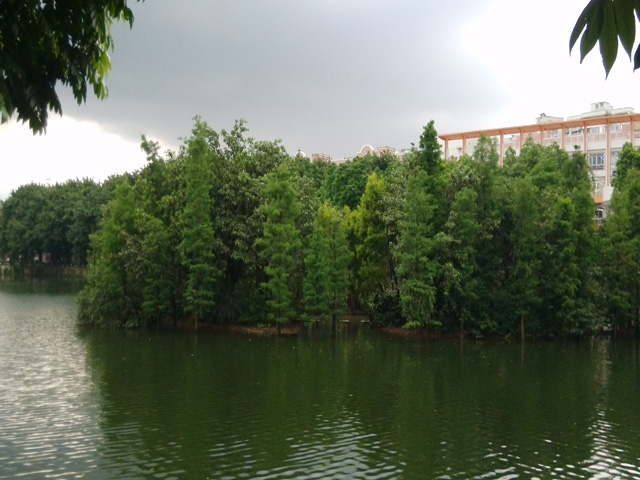
#> input picture AddPic2ToPic1/1.jpg, 640 x 480 px, given in place of the camera
$ python SoundCamera.py
#> lines starting #> are read from the running program, lines starting #| are printed output that depends on the picture; after the words box and inside, x2 and y2 are one past the last pixel; in counts of white or black regions, pixels touching at a corner belong together
import numpy as np
import cv2
print( cv2.__version__ )

cap = cv2.VideoCapture(0)

# 创建窗口
cv2.namedWindow('Sound Camera Rec...')

# [8 lines of commented-out code are left out]
cv2.createTrackbar('Brightness', 'Sound Camera Rec...', -10, 64, lambda v: cap.set(cv2.CAP_PROP_BRIGHTNESS, int(v) ) )
cv2.setTrackbarMin('Brightness', 'Sound Camera Rec...', -64)

# print(cap.get(cv2.CAP_PROP_BRIGHTNESS))
cv2.createTrackbar('CONTRAST', 'Sound Camera Rec...', 0, 95, lambda v: cap.set(cv2.CAP_PROP_CONTRAST, int(v) ) )
cv2.setTrackbarMin('CONTRAST', 'Sound Camera Rec...', 0)

# print(cap.get(cv2.CAP_PROP_BRIGHTNESS))
cv2.createTrackbar('SATURATION', 'Sound Camera Rec...', 66, 255, lambda v: cap.set(cv2.CAP_PROP_SATURATION, int(v) ) )
cv2.setTrackbarMin('SATURATION', 'Sound Camera Rec...', 0)

# print(cap.get(cv2.CAP_PROP_BRIGHTNESS))
cv2.createTrackbar('EXPOSURE', 'Sound Camera Rec...', -6, 0, lambda v: cap.set(cv2.CAP_PROP_EXPOSURE, int(v) ) )
cv2.setTrackbarMin('EXPOSURE', 'Sound Camera Rec...', -13)

# print(cap.get(cv2.CAP_PROP_BRIGHTNESS))
cv2.createTrackbar('WB_TEMPERATURE', 'Sound Camera Rec...', 5300, 6500, lambda v: cap.set(cv2.CAP_PROP_WB_TEMPERATURE, int(v) ) )
cv2.setTrackbarMin('WB_TEMPERATURE', 'Sound Camera Rec...', 2800)

# print(cap.get(cv2.CAP_PROP_BRIGHTNESS))
cv2.createTrackbar('FOCUS', 'Sound Camera Rec...', 500, 1023, lambda v: cap.set(cv2.CAP_PROP_FOCUS, int(v) ) )
cv2.setTrackbarMin('FOCUS', 'Sound Camera Rec...', 0)


# cv2.error: OpenCV(4.5.5) D:\code\opencv\opencv-4.5.5\modules\highgui\src\window.cpp:1221: error: (-213:The function/feature is not implemented) The library is compiled without QT support in function 'cv::createButton'
# cv2.createButton(buttonName='AUTOFOCUS', lambda v: cap.set(cv2.CAP_PROP_AUTOFOCUS, bool(v)), None, cv2.QT_PUSH_BUTTON,1)
# def back(*args):
#     pass

# cv2.createButton("AUTOFOCUS",back,None,cv2.QT_PUSH_BUTTON,1)


# Define the codec and create VideoWriter object
fourcc = cv2.VideoWriter_fourcc('H', '2', '6', '5')
out = cv2.VideoWriter('../temp/mix-sound-camera.mp4', fourcc, 20.0, (640, 480))


if not cap.isOpened():
    print("Cannot open camera")
    exit()
while True:

    e1 = cv2.getTickCount()

    # Capture frame-by-frame
    ret, frame = cap.read()
#> frame is the input picture: shape (480, 640, 3); mean B, G, R 90.3, 109.7, 100.2
    # if frame is read correctly ret is True
    if not ret:
      print("Can't receive frame (stream end?). Exiting ...")
      break
    # Our operations on the frame come here
    # gray = cv2.cvtColor(frame, cv2.COLOR_BGR2GRAY)

    sound_origin = cv2.imread(filename='Pic2_640_480.png', flags=-1)
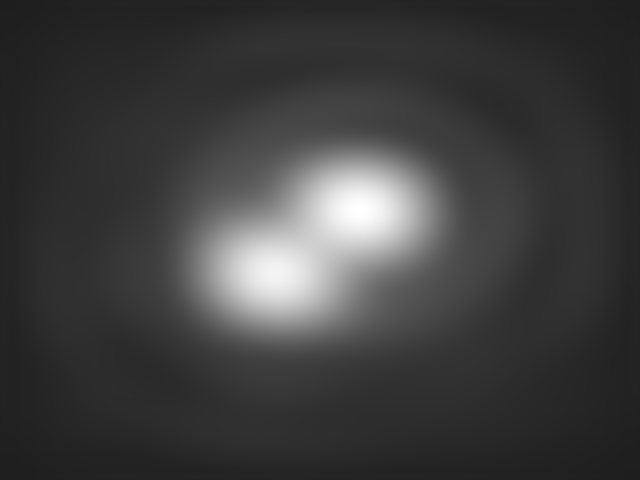
#> input picture Pic2_640_480.png, 640 x 480 px
#> sound_origin is the input picture: shape (480, 640); min 30, max 255, mean 62.2
    sound_jet = cv2.applyColorMap(src=sound_origin, colormap=cv2.COLORMAP_JET)
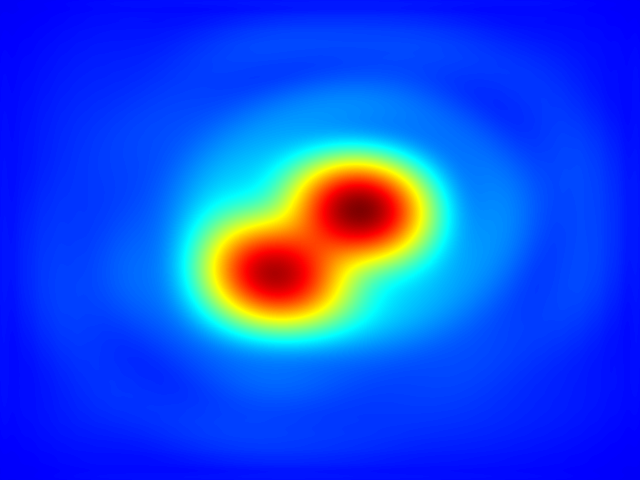
#> sound_jet: shape (480, 640, 3); mean B, G, R 231.9, 76.8, 22.3

    # just for test
    # # mix_image = cv2.add(src1=frame, src2=sound_jet)

    # I want to put logo on top-left corner, So I create a ROI
    rows,cols = sound_origin.shape
#> rows = 480; cols = 640
    roi = frame[0:rows, 0:cols]

    # Now create a mask of logo and create its inverse mask also
    img2gray = sound_origin
    ret, mask = cv2.threshold(img2gray, 180, 255, cv2.THRESH_BINARY)
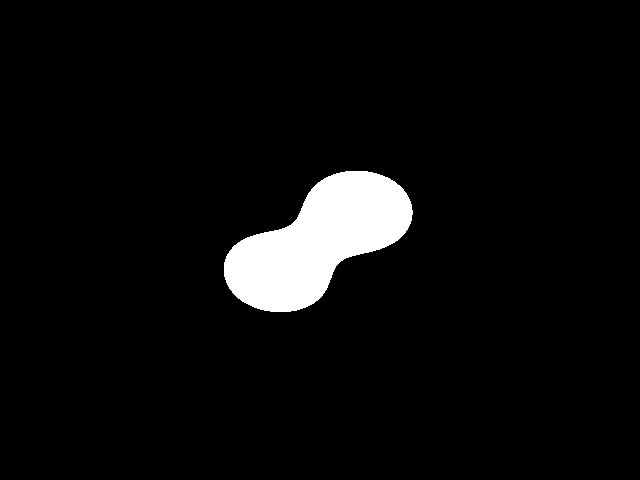
#> mask: shape (480, 640); 4.8% white; 1 white region, box (x1, y1, x2, y2) and area: (224, 171, 413, 312) 14818
    mask_inv = cv2.bitwise_not(mask)

    # Now black-out the area of logo in ROI
    img1_bg = cv2.bitwise_and(roi,roi,mask = mask_inv)
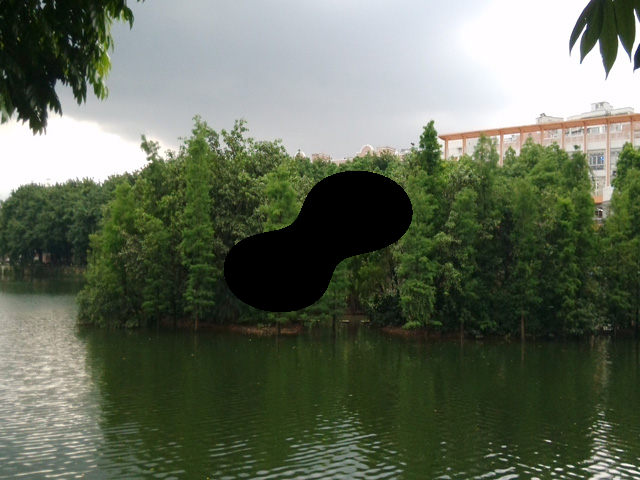
#> img1_bg: shape (480, 640, 3); mean B, G, R 88.8, 106.2, 97.5

    # Take only region of logo from logo image.
    img2_fg = cv2.bitwise_and(sound_jet,sound_jet,mask = mask)
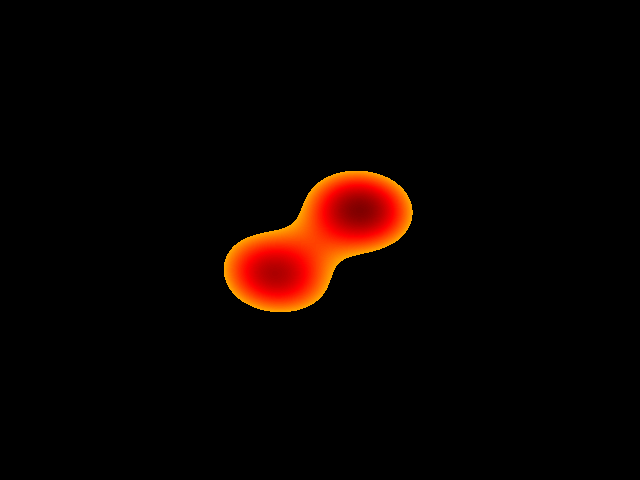
#> img2_fg: shape (480, 640, 3); mean B, G, R 0, 2.7, 11.5

    # Put logo in ROI and modify the main image
    dst = cv2.add(img1_bg,img2_fg)
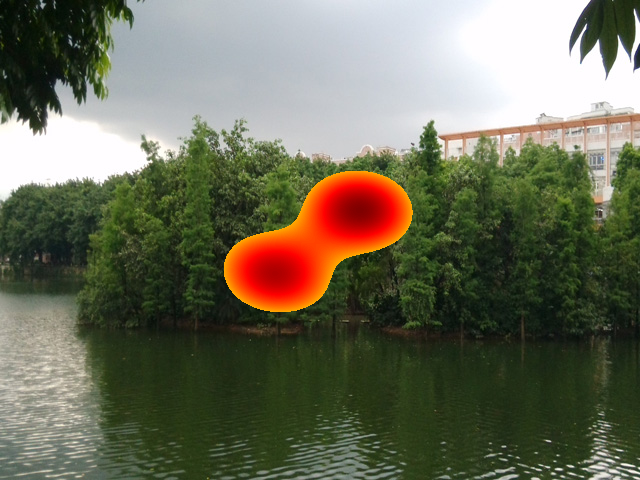
#> dst: shape (480, 640, 3); mean B, G, R 88.8, 108.9, 109
    frame[0:rows, 0:cols ] = dst

    font = cv2.FONT_HERSHEY_SIMPLEX
    cv2.putText(frame,'GGEC',(30,40), font, 1, (0,255,0), 2, cv2.LINE_AA)
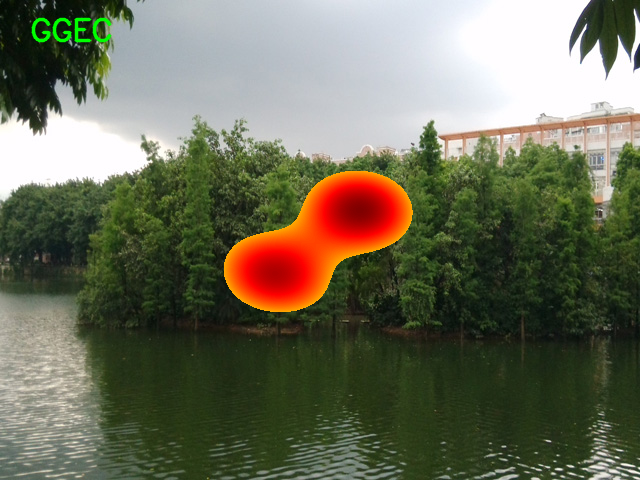
#> frame: shape (480, 640, 3); 0.37% of pixels changed, all inside (x1, y1, x2, y2) = (31, 17, 112, 43)


    # Measuring Performance with OpenCV
    e2 = cv2.getTickCount()
    time = (e2 - e1)/ cv2.getTickFrequency()
    print(f"Current Frame Process Duaration: {time}")
    # write the flipped frame
    out.write(frame)
    # Display the resulting frame
    cv2.imshow('Sound Camera Rec...', frame)
    if cv2.waitKey(1) == ord('q'):
#> (key q is pressed here)
      break

# When everything done, release the capture
out.release()
cap.release()
cv2.destroyAllWindows()
